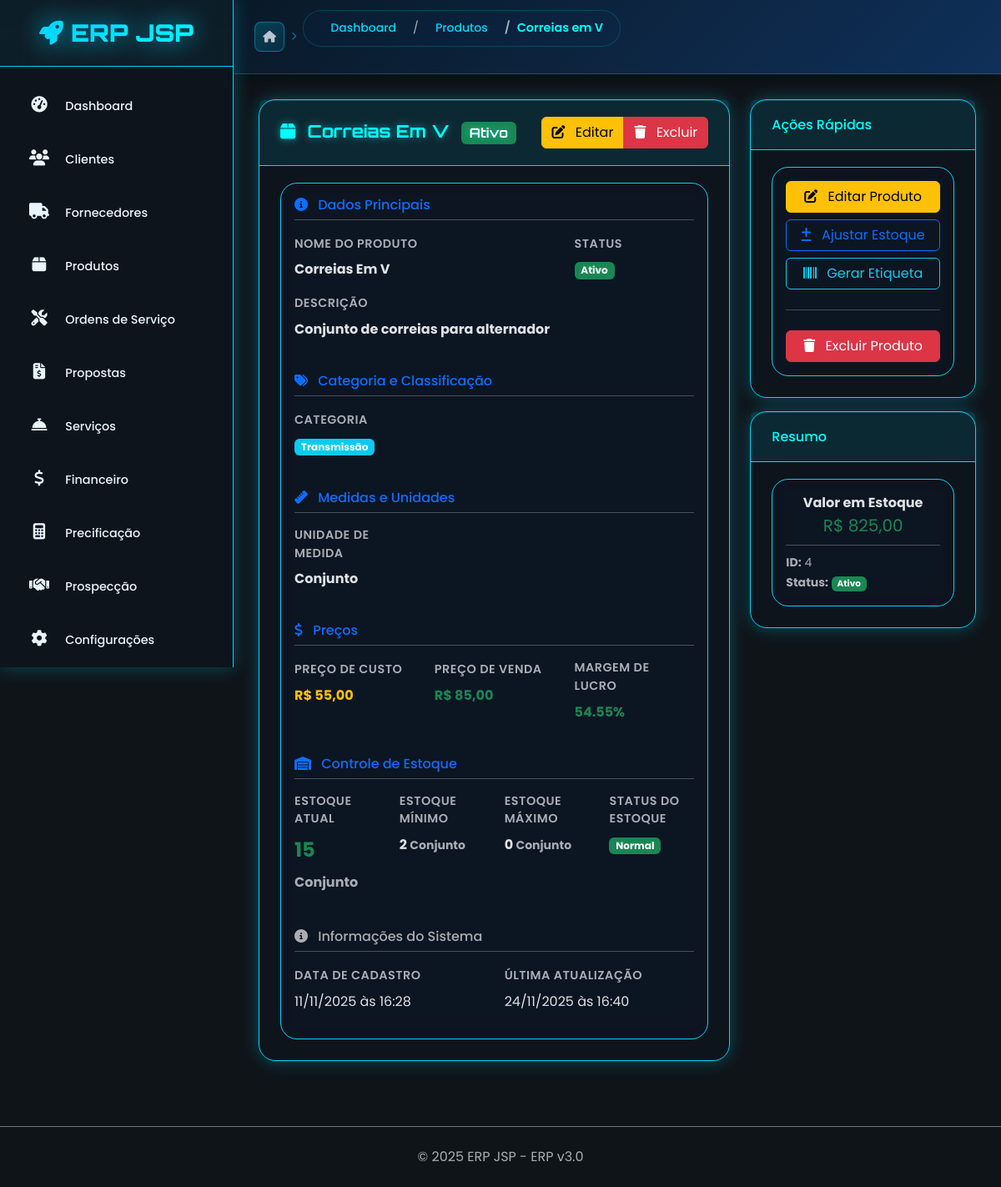
/produto/4, run on the app's committed database.
### app/produto/produto_model.py (models this page shows, shortened)
class Produto(BaseModel):
    __tablename__ = 'produtos'
    nome = db.Column(db.String(100), nullable=False, index=True)
    descricao = db.Column(db.Text)
    codigo = db.Column(db.String(50), unique=True, index=True)
    codigo_barras = db.Column(db.String(50), unique=True, index=True)
    categoria = db.Column(db.String(50), index=True)
    subcategoria = db.Column(db.String(50))
    marca = db.Column(db.String(50))
    modelo = db.Column(db.String(50))
    unidade_medida = db.Column(db.String(10), default='UN')  # UN, KG, M, L, etc.
    peso = db.Column(db.Numeric(10, 3))
    dimensoes = db.Column(db.String(50))  # Ex: 10x20x30 cm
    preco_custo = db.Column(db.Numeric(10, 2), default=0)
    preco_venda = db.Column(db.Numeric(10, 2), default=0)
    margem_lucro = db.Column(db.Numeric(5, 2), default=0)  # Percentual
    markup = db.Column(db.Numeric(5, 2), default=0)  # Percentual de markup sobre o custo
    estoque_atual = db.Column(db.Integer, default=0)
    estoque_minimo = db.Column(db.Integer, default=0)
    estoque_maximo = db.Column(db.Integer, default=0)
    controla_estoque = db.Column(db.Boolean, default=True)
    fornecedor_id = db.Column(db.Integer, db.ForeignKey('fornecedores.id'), nullable=True)
    status = db.Column(db.String(20), default='ativo')  # ativo, inativo, descontinuado
    observacoes = db.Column(db.Text)
    @property
    def nome_display(self):
        return self.nome.title() if self.nome else ''
    @property
    def preco_custo_formatado(self):
        if self.preco_custo:
            return f'R$ {float(self.preco_custo):.2f}'.replace('.', ',')
        return 'R$ 0,00'
    @property
    def preco_venda_formatado(self):
        if self.preco_venda:
            return f'R$ {float(self.preco_venda):.2f}'.replace('.', ',')
        return 'R$ 0,00'
    @property
    def margem_lucro_calculada(self):
        if self.preco_custo and self.preco_venda and self.preco_custo > 0:
            custo = float(self.preco_custo)
            venda = float(self.preco_venda)
            margem = ((venda - custo) / custo) * 100
            return round(margem, 2)
        return 0

### app/produto/produto_routes.py (the view)
@produto_bp.route('/<int:id>')
def visualizar(id):
    produto = Produto.get_by_id(id)
    if not produto:
        flash('Produto não encontrado!', 'error')
        return redirect(url_for('produto.listar'))
    return render_template('produto/visualizar.html', produto=produto)

### app/produto/templates/produto/visualizar.html (shortened to what this page needs)
{% extends "base.html" %}
{% block breadcrumb %}
<nav aria-label="breadcrumb">
    <ol class="breadcrumb">
        <li class="breadcrumb-item"><a href="{{ url_for('painel.dashboard') }}">Dashboard</a></li>
        <li class="breadcrumb-item"><a href="{{ url_for('produto.listar') }}">Produtos</a></li>
        <li class="breadcrumb-item active">{{ produto.nome }}</li>
    </ol>
</nav>
{% endblock %}
{% block content %}
<div class="row">
    <div class="col-lg-8">
        <div class="card">
            <div class="card-header d-flex justify-content-between align-items-center">
                <h4 class="mb-0">
                    <i class="fas fa-box me-2"></i>
                    {{ produto.nome_display }}
                    <span class="badge bg-{{ 'success' if produto.status == 'ativo' else 'danger' if produto.status == 'inativo' else 'warning' }} ms-2">
                        {{ produto.status.title() }}
                    </span>
                </h4>
                <div class="btn-group">
                    <a href="{{ url_for('produto.editar', id=produto.id) }}" class="btn btn-warning">
                        <i class="fas fa-edit me-2"></i>
                        Editar
                    </a>
                    <button type="button"
                            class="btn btn-danger"
                            onclick="confirmarExclusao('{{ produto.nome }}', '{{ url_for('produto.excluir', id=produto.id) }}')">
                        <i class="fas fa-trash me-2"></i>
                        Excluir
                    </button>
                </div>
            </div>
            <div class="card-body">
                <div class="row mb-4">
                    <div class="col-12">
                        <h6 class="text-primary border-bottom pb-2 mb-3">
                            <i class="fas fa-info-circle me-2"></i>
                            Dados Principais
                        </h6>
                    </div>
                    <div class="col-md-8">
                        <div class="mb-3">
                            <label class="form-label text-muted">Nome do Produto</label>
                            <div class="fw-bold">{{ produto.nome_display }}</div>
                        </div>
                    </div>
                    <div class="col-md-4">
                        <div class="mb-3">
                            <label class="form-label text-muted">Status</label>
                            <div>
                                <span class="badge bg-{{ 'success' if produto.status == 'ativo' else 'danger' if produto.status == 'inativo' else 'warning' }}">
                                    {{ produto.status.title() }}
                                </span>
                            </div>
                        </div>
                    </div>
                    {% if produto.descricao %}
                    <div class="col-md-12">
                        <div class="mb-3">
                            <label class="form-label text-muted">Descrição</label>
                            <div class="fw-bold">{{ produto.descricao }}</div>
                        </div>
                    </div>
                    {% endif %}
                </div>
                {% if produto.categoria or produto.subcategoria or produto.marca or produto.modelo %}
                <div class="row mb-4">
                    <div class="col-12">
                        <h6 class="text-primary border-bottom pb-2 mb-3">
                            <i class="fas fa-tags me-2"></i>
                            Categoria e Classificação
                        </h6>
                    </div>
                    {% if produto.categoria %}
                    <div class="col-md-6">
                        <div class="mb-3">
                            <label class="form-label text-muted">Categoria</label>
                            <div>
                                <span class="badge bg-info">{{ produto.categoria }}</span>
                            </div>
                        </div>
                    </div>
                    {% endif %}
                </div>
                {% endif %}
                {% if produto.unidade_medida or produto.peso or produto.dimensoes %}
                <div class="row mb-4">
                    <div class="col-12">
                        <h6 class="text-primary border-bottom pb-2 mb-3">
                            <i class="fas fa-ruler me-2"></i>
                            Medidas e Unidades
                        </h6>
                    </div>
                    {% if produto.unidade_medida %}
                    <div class="col-md-4">
                        <div class="mb-3">
                            <label class="form-label text-muted">Unidade de Medida</label>
                            <div class="fw-bold">{{ produto.unidade_medida }}</div>
                        </div>
                    </div>
                    {% endif %}
                </div>
                {% endif %}
                <div class="row mb-4">
                    <div class="col-12">
                        <h6 class="text-primary border-bottom pb-2 mb-3">
                            <i class="fas fa-dollar-sign me-2"></i>
                            Preços
                        </h6>
                    </div>
                    <div class="col-md-4">
                        <div class="mb-3">
                            <label class="form-label text-muted">Preço de Custo</label>
                            <div class="fw-bold text-warning">{{ produto.preco_custo_formatado }}</div>
                        </div>
                    </div>
                    <div class="col-md-4">
                        <div class="mb-3">
                            <label class="form-label text-muted">Preço de Venda</label>
                            <div class="fw-bold text-success">{{ produto.preco_venda_formatado }}</div>
                        </div>
                    </div>
                    <div class="col-md-4">
                        <div class="mb-3">
                            <label class="form-label text-muted">Margem de Lucro</label>
                            <div class="fw-bold text-{{ 'success' if produto.margem_lucro_calculada > 0 else 'danger' }}">
                                {{ produto.margem_lucro_calculada }}%
                            </div>
                        </div>
                    </div>
                </div>
                {% if produto.controla_estoque %}
                <div class="row mb-4">
                    <div class="col-12">
                        <h6 class="text-primary border-bottom pb-2 mb-3">
                            <i class="fas fa-warehouse me-2"></i>
                            Controle de Estoque
                        </h6>
                    </div>
                    <div class="col-md-3">
                        <div class="mb-3">
                            <label class="form-label text-muted">Estoque Atual</label>
                            <div class="fw-bold fs-4 text-{{ 'danger' if produto.estoque_atual <= produto.estoque_minimo else 'warning' if produto.estoque_atual <= (produto.estoque_minimo * 1.5) else 'success' }}">
                                {{ produto.estoque_atual }}
                                <small class="text-muted fs-6">{{ produto.unidade_medida }}</small>
                            </div>
                        </div>
                    </div>
                    <div class="col-md-3">
                        <div class="mb-3">
                            <label class="form-label text-muted">Estoque Mínimo</label>
                            <div class="fw-bold">{{ produto.estoque_minimo }} <small class="text-muted">{{ produto.unidade_medida }}</small></div>
                        </div>
                    </div>
                    <div class="col-md-3">
                        <div class="mb-3">
                            <label class="form-label text-muted">Estoque Máximo</label>
                            <div class="fw-bold">{{ produto.estoque_maximo }} <small class="text-muted">{{ produto.unidade_medida }}</small></div>
                        </div>
                    </div>
                    <div class="col-md-3">
                        <div class="mb-3">
                            <label class="form-label text-muted">Status do Estoque</label>
                            <div>
                                {% if produto.estoque_atual <= produto.estoque_minimo %}
                                    <span class="badge bg-danger">Estoque Baixo</span>
                                {% elif produto.estoque_atual <= (produto.estoque_minimo * 1.5) %}
                                    <span class="badge bg-warning">Atenção</span>
                                {% else %}
                                    <span class="badge bg-success">Normal</span>
                                {% endif %}
                            </div>
                        </div>
                    </div>
                </div>
                {% endif %}
                <div class="row">
                    <div class="col-12">
                        <h6 class="text-muted border-bottom pb-2 mb-3">
                            <i class="fas fa-info-circle me-2"></i>
                            Informações do Sistema
                        </h6>
                    </div>
                    <div class="col-md-6">
                        <div class="mb-3">
                            <label class="form-label text-muted">Data de Cadastro</label>
                            <div>{{ produto.criado_em.strftime('%d/%m/%Y às %H:%M') }}</div>
                        </div>
                    </div>
                    <div class="col-md-6">
                        <div class="mb-3">
                            <label class="form-label text-muted">Última Atualização</label>
                            <div>{{ produto.atualizado_em.strftime('%d/%m/%Y às %H:%M') }}</div>
                        </div>
                    </div>
                </div>
            </div>
        </div>
    </div>
    <div class="col-lg-4">
        <div class="card">
            <div class="card-header">
                <h6 class="mb-0">Ações Rápidas</h6>
            </div>
            <div class="card-body">
                <div class="d-grid gap-2">
                    <a href="{{ url_for('produto.editar', id=produto.id) }}" class="btn btn-warning">
                        <i class="fas fa-edit me-2"></i>
                        Editar Produto
                    </a>
                    {% if produto.controla_estoque %}
                    <button type="button" class="btn btn-outline-primary" onclick="ajustarEstoque()">
                        <i class="fas fa-plus-minus me-2"></i>
                        Ajustar Estoque
                    </button>
                    {% endif %}
                    <button type="button" class="btn btn-outline-info" onclick="gerarEtiqueta()">
                        <i class="fas fa-barcode me-2"></i>
                        Gerar Etiqueta
                    </button>
                    <hr>
                    <button type="button"
                            class="btn btn-danger"
                            onclick="confirmarExclusao('{{ produto.nome }}', '{{ url_for('produto.excluir', id=produto.id) }}')">
                        <i class="fas fa-trash me-2"></i>
                        Excluir Produto
                    </button>
                </div>
            </div>
        </div>
        <div class="card mt-3">
            <div class="card-header">
                <h6 class="mb-0">Resumo</h6>
            </div>
            <div class="card-body">
                <div class="row text-center">
                    <div class="col-12 mb-2">
                        <div class="border-bottom pb-2">
                            <strong>Valor em Estoque</strong>
                            <div class="text-success fs-5">
                                {% if produto.controla_estoque and produto.preco_custo %}
                                    R$ {{ '{:,.2f}'.format((produto.estoque_atual or 0) * (produto.preco_custo or 0)|float).replace(',', 'X').replace('.', ',').replace('X', '.') }}
                                {% else %}
                                    N/A
                                {% endif %}
                            </div>
                        </div>
                    </div>
                </div>
                <small class="text-muted">
                    <strong>ID:</strong> {{ produto.id }}<br>
                    <strong>Status:</strong>
                    <span class="badge bg-{{ 'success' if produto.ativo else 'danger' }} mt-1">
                        {{ 'Ativo' if produto.ativo else 'Inativo' }}
                    </span>
                </small>
            </div>
        </div>
    </div>
</div>
{% endblock %}

### data on the page
Produto: nome "Correias em V", nome_display "Correias Em V", status "Ativo", descricao "Conjunto de correias para alternador", categoria "Transmissão", unidade_medida "Conjunto", preco_custo_formatado "R$ 55,00", preco_venda_formatado "R$ 85,00", margem_lucro_calculada "54.55", estoque_atual "15", estoque_minimo "2", estoque_maximo "0", criado_em "11/11/2025 às 16:28", atualizado_em "24/11/2025 às 16:40", estoque_atual+preco_custo "825,00", id "4", ativo "Ativo"

### other printed values
{{ COMPANY_NAME }} "ERP JSP"
{{ SYSTEM_VERSION }} "3.0"
